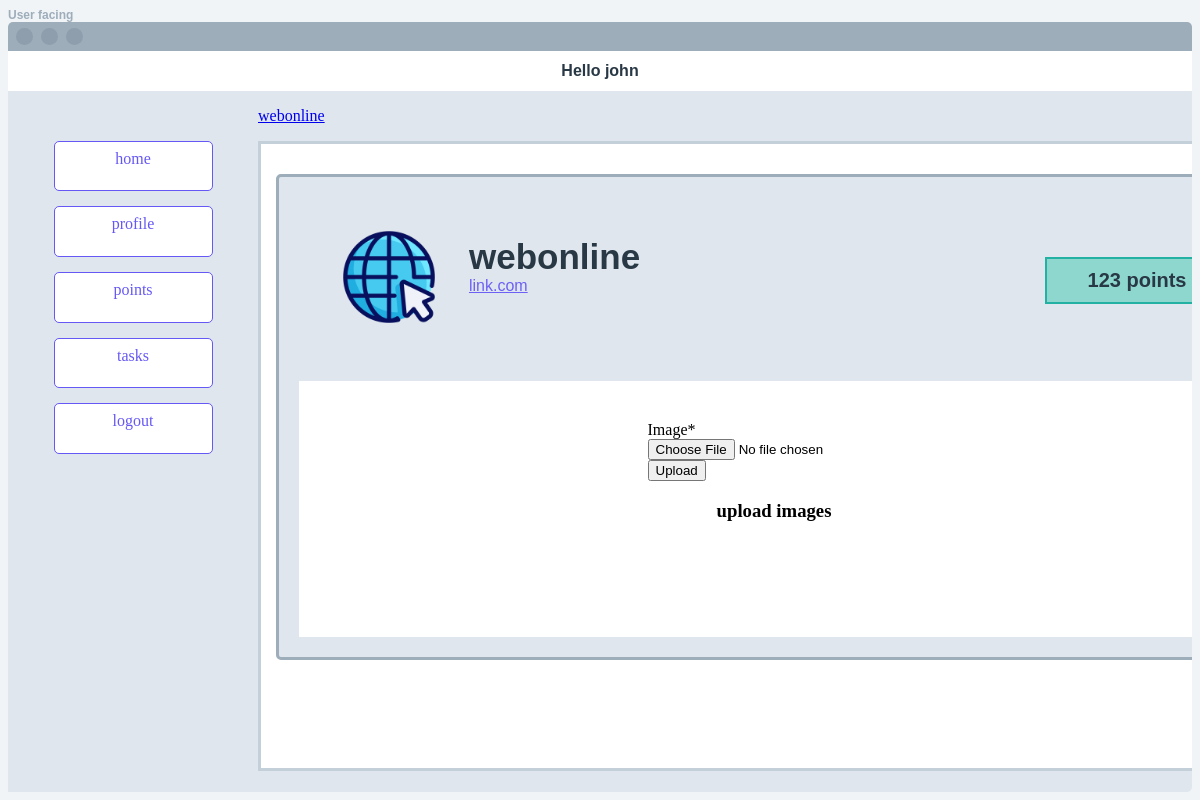
The page /app/upload/4/ (signed in) on the database its author committed.
### main/models.py (models this page shows)
class CustomUser(AbstractUser):
    point = models.IntegerField(default=0)

class App(models.Model):
    appicon = models.ImageField(upload_to='icon/')
    appname = models.CharField(max_length=255)
    link = models.CharField(max_length=100)
    category= models.CharField(max_length=100)
    subcategory = models.CharField(max_length=100)
    points = models.IntegerField()
    created_at = models.DateTimeField(auto_now_add=True, null=True)
    def __str__(self):
        return self.appname

### main/views.py (the view)
# urls.py: path('upload/<int:id>/', views.upload_image, name='upload_image'),
def upload_image(request, id):
    if request.method == 'POST':
        form = ImageForm(request.POST, request.FILES)
        if form.is_valid():
            form.save()
            return redirect('/app')  # Redirect to a success page
    else:
        app = App.objects.get(pk=id)
        form = ImageForm()
        print(app)
    return render(request, 'main/app_post.html', {'form': form, 'app':app})

### main/forms.py
class ImageForm(forms.ModelForm):
    class Meta:
        model = UploadedImage
        fields = ('image',)

### main/templates/main/app_post.html (shortened to what this page needs)
{% extends 'main/base.html' %}
{% load static %}
{% load crispy_forms_tags %}
{% block content %}
<div class="content-above"> <a href="{% url 'app_list' %}"> {{app.appname}}</a> </div>
<div class="content-post">
<div class="containeroutpost" >
    <div class="containerpost">
        <div class="imagelist">
            <img class="listimage" style=" margin-left: 20px;" src="{{ app.appicon.url }}" alt="{{ app.appname }} Image">
        </div>
        <div class="post-container1">
            <div class="left-post-content">
                 <a class="container1-name">{{app.appname}}</a><br>
                 <a class="conatiner1-link" href="{% url 'upload_image' app.id %}">{{app.link}}</a>
            </div>
            <div class="right-post-content">
                <a class="container1-point">{{app.points}} points</a>
            </div>
        </div>
    </div>
    <div class="postform">
        <div class="post-imageinput">
            <form method="post" enctype="multipart/form-data">
                {{ form|crispy }}
                <button type="submit">Upload</button>
            </form>
        </div>
        <div class="upload-text"><h3>upload images</h3></div>
    </div>
</div>
</div>
{% endblock content%}

### main/templates/main/base.html (shortened to what this page needs)
{% load static %}
<!DOCTYPE html>
<html lang="en">
<head>
    <link rel="stylesheet" href="{% static 'main/style.css' %}">
</head>
<body>
<div class="centered-div">
{% for group in request.user.groups.all %}
{% if group.name == 'admin' %}
    <p class="admin-facing-text">Admin facing</p>
    <div class="inner-div">
        <div class="circle"></div>
        <div class="circle"></div>
        <div class="circle"></div>
    </div>
    <div class="inner-div">
        <p class="hello-admin-text">Hello Admin</p>
    </div>
    <div class="main-container">
        <div class="navbar">
            <a href="/app/" class="navbar-link active">home</a>
            <a href="{% url 'app_insert' %}" class="navbar-link active">add apps</a>
            <a href="/logout/" class="navbar-link active">logout</a>
            <!-- {% if user.is_authenticated %}
            <span class="navbar-text">Logged in as {{user.username}} </span>
            {% endif %} -->
        </div>
{% else %}
    <p class="admin-facing-text">User facing</p>
    <div class="inner-div">
        <div class="circle"></div>
        <div class="circle"></div>
        <div class="circle"></div>
    </div>
    <div class="inner-div">
        {% if user.is_authenticated %}
        <p class="hello-admin-text">Hello {{user.username}}</p>
        {% endif %}
    </div>
    <div class="main-container">
        <div class="navbar">
            <a href="/app/" class="navbar-link active">home</a>
            <a href="/profile/" class="navbar-link active">profile</a>
            <a href="#" class="navbar-link active">points</a>
            <a href="/task/" class="navbar-link active">tasks</a>
            <a href="/logout/" class="navbar-link active">logout</a>
        </div>
{% endif %}
        <div class="content-wrapper">
                {% block content %}
                {% endblock content %}
        </div>
    </div>
    </div>
{% endfor %}
</body>
</html>

### main/static/main/style.css (style rules this page uses)
body { background-color: rgba(240, 244, 247, 255); overflow: hidden; }
.centered-div { height: 98vh; background-color: rgba(240, 244, 247, 255); display: flex; flex-direction: column; }
.admin-facing-text { text-align: left; margin:0px; font-size: 12px; font-family: sans-serif; font-weight: bold; color: #9eadba; }
.hello-admin-text { font-family: sans-serif; font-weight: bold; color: #293845; }
.inner-div { display: flex; align-items: center; }
.inner-div:nth-child(2) { height: 30px; border-radius: 5px 5px 0px 0px; background-color: #9eadba; }
.circle { width: 17px; height: 17px; border-radius: 50%; background-color: #8f9eac; border-radius: 50%; margin-left: 8px; }
.inner-div:nth-child(3) { justify-content: center; height: 40px; background-color: white ; }
.main-container { display: flex; width: 100%; height:80%; background-color: #dfe6ed ; border-radius: 0px 0px 5px 5px; height: 91vh; }
.navbar { padding-top: 50px; display: flex; flex-direction: column; align-items: center; width: 250px; background-color: #dfe6ed; }
.navbar a { width:50%; height: 5%; text-align: center; vertical-align: text-bottom; margin-bottom: 15px; display: inline-block; padding: 8px 16px; background-color: white; color: #6558f5; border: 1px solid #6558f5; text-decoration: none; border-radius: 5px; cursor: pointer; }
.content-wrapper { flex: 1; flex-direction: column; flex-wrap: wrap; display: flex; overflow-y: auto; height:85vh; background-color: white; }
.content-above { display: flex; height: 50px; background-color: #dfe6ed; align-items: center; }
.imagelist { padding-top: 10px; padding-bottom: 10px; }
.listimage { padding-right: 30px; width:100px; height:100px; }
.container1-name { font-size: 35px; font-family: sans-serif; font-weight: bold; color:#293845; }
.conatiner1-link { font-family: sans-serif; color: #6d61f5; }
.content-post { flex: 1; padding: 30px; padding-right: 15px; padding-left: 15px; border: 3px solid #c3cfd9; overflow-y: auto; overflow: hidden; }
.container1-point { font-size: 20px; font-family: sans-serif; font-weight: bold; width:130px; display: inline-block; padding: 10px 25px; text-decoration: none; font-weight: bold; cursor: pointer; text-align: center; background-color: #8dd7cf; color:#293845; border: 2px solid #23b1a3; }
.containeroutpost { display: flex; flex-direction: column; margin-bottom: 30px; padding: 20px; background-color: #dfe6ed; border: 3px solid #9eadba; border-radius: 5px; }
.containerpost { display: flex; margin-bottom: 20px; padding: 20px; background-color: #dfe6ed; }
.post-container1 { display: flex; }
.left-post-content { display: block; margin-top: 20px; width: 380px; text-align: left; }
.right-post-content { margin-top: 40px; width: 380px; align-items:center; text-align: right; }
.postform { height: 32vh; background-color: white; display: flex; flex-direction: column; align-items: center; }
.post-imageinput { margin-top:40px; }

### rows shown on the page
CustomUser: username "john"
App: appname "webonline", link "link.com", points "123"
